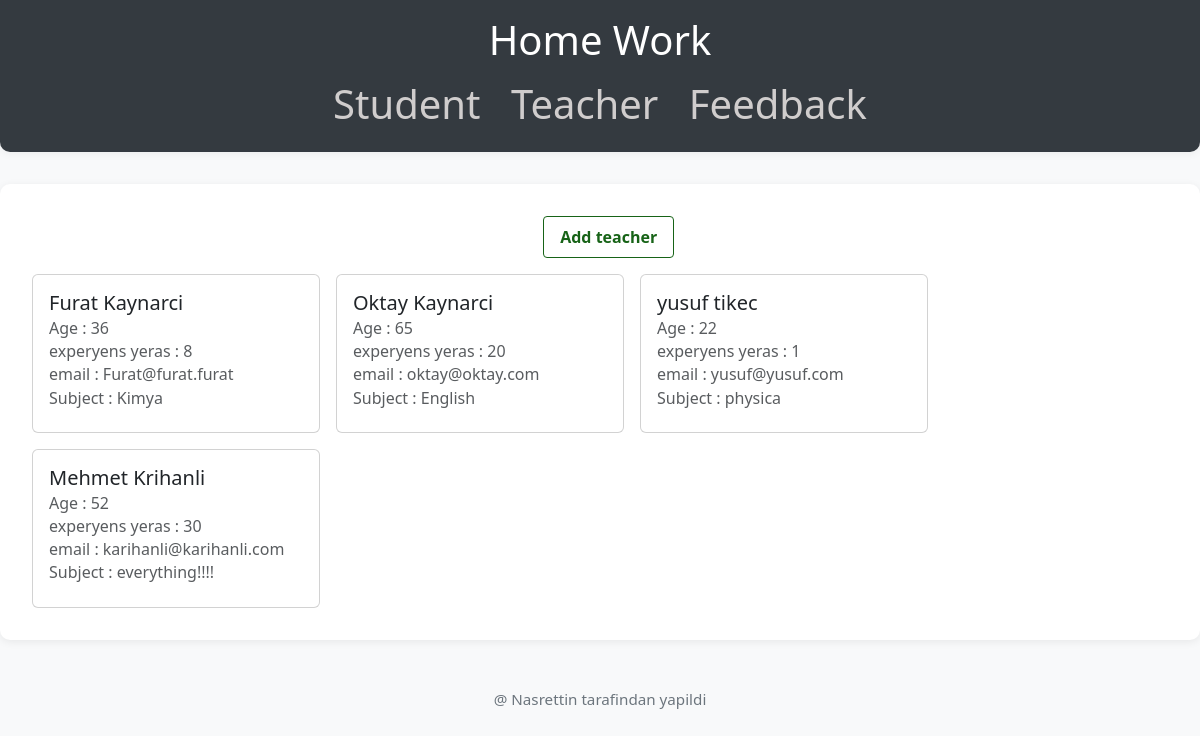
Screenshot of /teachers/ with the database file from the repository.
### app_teachers/models.py (models this page shows)
class Teacher(models.Model):
    t_fname=models.CharField(max_length=25)
    t_lname=models.CharField(max_length=25)
    t_age=models.IntegerField()
    t_xp_year=models.IntegerField()
    t_email=models.EmailField()
    t_subject=models.CharField(max_length=25)
    class Meta:
        db_table = 'teachers'
        verbose_name = 'ModelName'
        verbose_name_plural = 'ModelNames'

### app_teachers/views.py (the view)
# urls.py: path('teachers/',TeachersListView.as_view(),name='teacher-list'),
class TeachersListView(ListView):
    model=Teacher
    template_name='teachers/teacherlist.html'
    context_object_name='teachers'

### templates/teachers/teacherlist.html (shortened to what this page needs)
{% extends "base.html" %}
{% block body %}
    <p>
        <a href="{% url 'teacher-add' %}" style="color: rgb(23, 99, 23); text-decoration: none; font-weight: bold; padding: 8px 16px; border: 1px solid rgb(23, 99, 23); border-radius: 4px; display: inline-block; margin-left: 45%;">Add teacher</a>
    </p>
    <div style="display: flex; gap: 16px; flex-wrap: wrap;">
        {% for teacher in teachers %}
        <div class="card" style="width: 18rem;">
            <div class="card-body">
              <h5 class="card-title">{{teacher.t_fname}} {{teacher.t_lname}}</h5>
              <h6 class="card-subtitle mb-2 text-body-secondary"> Age : {{teacher.t_age}}</h6>
              <h6 class="card-subtitle mb-2 text-body-secondary"> experyens yeras : {{teacher.t_xp_year}}</h6>
              <h6 class="card-subtitle mb-2 text-body-secondary"> email : {{teacher.t_email}}</h6>
              <h6 class="card-subtitle mb-2 text-body-secondary">Subject : {{teacher.t_subject}}</h6>
            </div>
        </div>
        {% endfor %}
    </div>
{% endblock %}

### templates/base.html (style rules this page uses)
body { background: #f8f9fa; font-family: 'Segoe UI', Tahoma, Geneva, Verdana, sans-serif; }
a { text-decoration: none; color: #d0cdcd; }

### rows the page displays
Teacher: t_fname "Furat", t_lname "Kaynarci", t_age "36", t_xp_year "8", t_email "Furat@furat.furat", t_subject "Kimya"
Teacher: t_fname "Oktay", t_lname "Kaynarci", t_age "65", t_xp_year "20", t_email "oktay@oktay.com", t_subject "English"
Teacher: t_fname "yusuf", t_lname "tikec", t_age "22", t_xp_year "1", t_email "yusuf@yusuf.com", t_subject "physica"
Teacher: t_fname "Mehmet", t_lname "Krihanli", t_age "52", t_xp_year "30", t_email "karihanli@karihanli.com", t_subject "everything!!!!"
